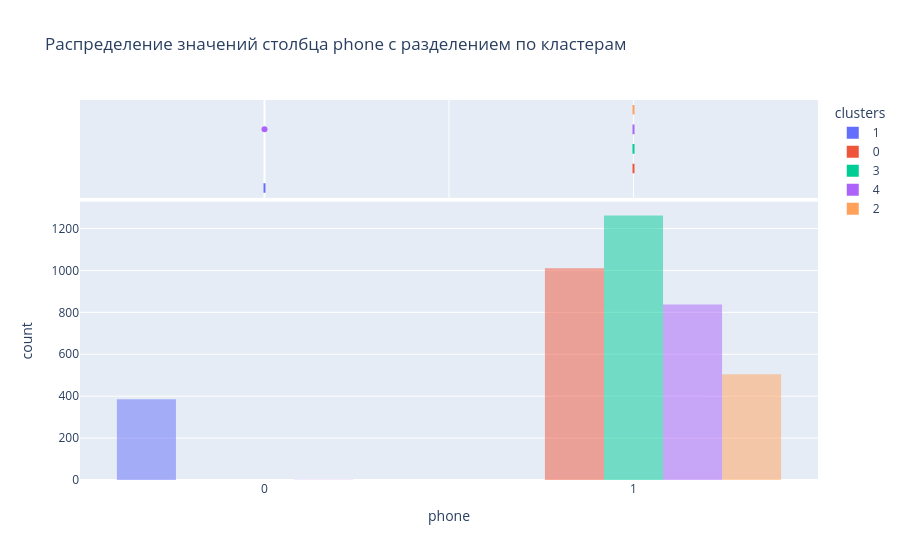

The notebook cell saved with this chart:
### Markdown cell above
По признаку `friends` отмечу, что доля привлечённых по этой акции наиболее существенна в 0-ом кластере.

### Code cell
display_histogram("phone")

### Figure 1 — Plotly figure (JSON) as saved in the notebook; plotly's stock layout.template omitted (floating-point values rounded to 4 significant figures; data arrays with more than 128 entries replaced by an {"elided": "..."} marker saying what was removed)
{"data": [{"alignmentgroup": "True", "bingroup": "x", "hovertemplate": "clusters=1<br>phone=%{x}<br>count=%{y}<extra></extra>", "legendgroup": "1", "marker": {"color": "#636efa", "opacity": 0.5, "pattern": {"shape": ""}}, "name": "1", "offsetgroup": "1", "orientation": "v", "showlegend": true, "type": "histogram", "x": {"elided": "385 int values"}, "xaxis": "x", "yaxis": "y"}, {"alignmentgroup": "True", "hovertemplate": "clusters=1<br>phone=%{x}<extra></extra>", "legendgroup": "1", "marker": {"color": "#636efa"}, "name": "1", "notched": true, "offsetgroup": "1", "showlegend": false, "type": "box", "x": {"elided": "385 int values"}, "xaxis": "x2", "yaxis": "y2"}, {"alignmentgroup": "True", "bingroup": "x", "hovertemplate": "clusters=0<br>phone=%{x}<br>count=%{y}<extra></extra>", "legendgroup": "0", "marker": {"color": "#EF553B", "opacity": 0.5, "pattern": {"shape": ""}}, "name": "0", "offsetgroup": "0", "orientation": "v", "showlegend": true, "type": "histogram", "x": {"elided": "1010 int values"}, "xaxis": "x", "yaxis": "y"}, {"alignmentgroup": "True", "hovertemplate": "clusters=0<br>phone=%{x}<extra></extra>", "legendgroup": "0", "marker": {"color": "#EF553B"}, "name": "0", "notched": true, "offsetgroup": "0", "showlegend": false, "type": "box", "x": {"elided": "1010 int values"}, "xaxis": "x2", "yaxis": "y2"}, {"alignmentgroup": "True", "bingroup": "x", "hovertemplate": "clusters=3<br>phone=%{x}<br>count=%{y}<extra></extra>", "legendgroup": "3", "marker": {"color": "#00cc96", "opacity": 0.5, "pattern": {"shape": ""}}, "name": "3", "offsetgroup": "3", "orientation": "v", "showlegend": true, "type": "histogram", "x": {"elided": "1262 int values"}, "xaxis": "x", "yaxis": "y"}, {"alignmentgroup": "True", "hovertemplate": "clusters=3<br>phone=%{x}<extra></extra>", "legendgroup": "3", "marker": {"color": "#00cc96"}, "name": "3", "notched": true, "offsetgroup": "3", "showlegend": false, "type": "box", "x": {"elided": "1262 int values"}, "xaxis": "x2", "yaxis": "y2"}, {"alignmentgroup": "True", "bingroup": "x", "hovertemplate": "clusters=4<br>phone=%{x}<br>count=%{y}<extra></extra>", "legendgroup": "4", "marker": {"color": "#ab63fa", "opacity": 0.5, "pattern": {"shape": ""}}, "name": "4", "offsetgroup": "4", "orientation": "v", "showlegend": true, "type": "histogram", "x": {"elided": "838 int values"}, "xaxis": "x", "yaxis": "y"}, {"alignmentgroup": "True", "hovertemplate": "clusters=4<br>phone=%{x}<extra></extra>", "legendgroup": "4", "marker": {"color": "#ab63fa"}, "name": "4", "notched": true, "offsetgroup": "4", "showlegend": false, "type": "box", "x": {"elided": "838 int values"}, "xaxis": "x2", "yaxis": "y2"}, {"alignmentgroup": "True", "bingroup": "x", "hovertemplate": "clusters=2<br>phone=%{x}<br>count=%{y}<extra></extra>", "legendgroup": "2", "marker": {"color": "#FFA15A", "opacity": 0.5, "pattern": {"shape": ""}}, "name": "2", "offsetgroup": "2", "orientation": "v", "showlegend": true, "type": "histogram", "x": {"elided": "505 int values"}, "xaxis": "x", "yaxis": "y"}, {"alignmentgroup": "True", "hovertemplate": "clusters=2<br>phone=%{x}<extra></extra>", "legendgroup": "2", "marker": {"color": "#FFA15A"}, "name": "2", "notched": true, "offsetgroup": "2", "showlegend": false, "type": "box", "x": {"elided": "505 int values"}, "xaxis": "x2", "yaxis": "y2"}], "layout": {"barmode": "group", "legend": {"title": {"text": "clusters"}, "tracegroupgap": 0}, "title": {"text": "Распределение значений столбца phone с разделением по кластерам"}, "xaxis": {"anchor": "y", "domain": [0, 1], "title": {"text": "phone"}}, "xaxis2": {"anchor": "y2", "domain": [0, 1], "matches": "x", "showgrid": true, "showticklabels": false}, "yaxis": {"anchor": "x", "domain": [0, 0.7326], "title": {"text": "count"}}, "yaxis2": {"anchor": "x2", "domain": [0.7426, 1], "matches": "y2", "showgrid": false, "showline": false, "showticklabels": false, "ticks": ""}}}
